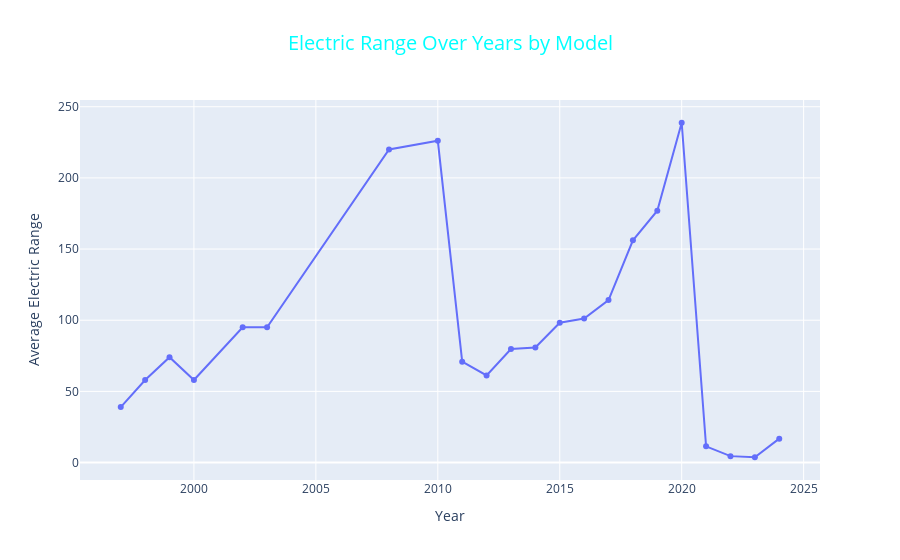

Notebook code cell kept with this figure:
### Code cell
plt.figure(figsize=(12,4))
fig = px.line(range_over_years, 
              x="Model Year", y="Electric Range", markers=True, 
              title="Electric Range Over Years by Model",
              labels={"Electric Range": "Average Electric Range", "Model Year": "Year"})
# Adjust layout for better readability
fig.update_layout(title_font=dict(color='cyan', size=20),title_x=0.5)
fig.show()

### Figure 1 — Plotly figure (JSON) as saved in the notebook; plotly's stock layout.template omitted (floating-point values rounded to 4 significant figures)
{"data": [{"hovertemplate": "Year=%{x}<br>Average Electric Range=%{y}<extra></extra>", "legendgroup": "", "line": {"color": "#636efa", "dash": "solid"}, "marker": {"symbol": "circle"}, "mode": "markers+lines", "name": "", "orientation": "v", "showlegend": false, "type": "scatter", "x": [1997, 1998, 1999, 2000, 2002, 2003, 2008, 2010, 2011, 2012, 2013, 2014, 2015, 2016, 2017, 2018, 2019, 2020, 2021, 2022, 2023, 2024], "xaxis": "x", "y": [39, 58, 74, 58, 95, 95, 220, 226.1, 70.89, 61.17, 79.82, 80.8, 98.25, 101.2, 114.2, 156.2, 176.9, 238.7, 11.4, 4.518, 3.729, 16.79], "yaxis": "y"}], "layout": {"legend": {"tracegroupgap": 0}, "title": {"font": {"color": "cyan", "size": 20}, "text": "Electric Range Over Years by Model", "x": 0.5}, "xaxis": {"anchor": "y", "domain": [0, 1], "title": {"text": "Year"}}, "yaxis": {"anchor": "x", "domain": [0, 1], "title": {"text": "Average Electric Range"}}}}
